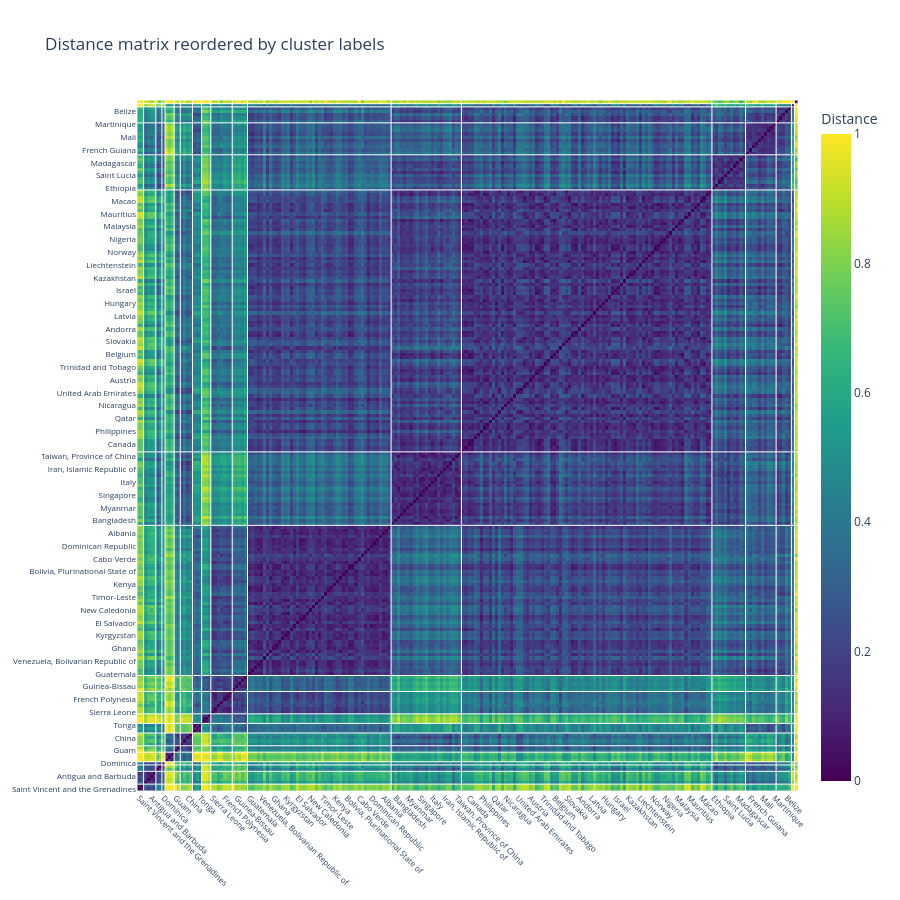

The cell this chart's notebook holds for it:
### Code cell
fig = go.Figure(
    data=go.Heatmap(
        z=D_ordered,
        x=names_ordered,
        y=names_ordered,
        colorscale="Viridis",
        colorbar=dict(title="Distance"),
        hovertemplate="Row: %{y}<br>Col: %{x}<br>Dist: %{z:.3f}<extra></extra>"
    )
)

fig.update_layout(
    title="Distance matrix reordered by cluster labels",
    xaxis=dict(
        tickangle=45,
        tickfont=dict(size=8),
        automargin=True
    ),
    yaxis=dict(
        tickfont=dict(size=8),
        automargin=True
    ),
    width=900,
    height=900
)
# cluster boundaries
changes = np.where(np.diff(labels_ordered) != 0)[0] + 1

for c in changes:
    fig.add_shape(
        type="line",
        x0=-0.5, x1=len(names_ordered)-0.5,
        y0=c-0.5, y1=c-0.5,
        line=dict(color="white", width=1)
    )
    fig.add_shape(
        type="line",
        x0=c-0.5, x1=c-0.5,
        y0=-0.5, y1=len(names_ordered)-0.5,
        line=dict(color="white", width=1)
    )

fig.show()

### Figure 1 — Plotly figure (JSON) as saved in the notebook; plotly's stock layout.template omitted (floating-point values rounded to 4 significant figures; data arrays with more than 128 entries replaced by an {"elided": "..."} marker saying what was removed)
{"data": [{"colorbar": {"title": {"text": "Distance"}}, "colorscale": [[0.0, "#440154"], [0.1111, "#482878"], [0.2222, "#3e4989"], [0.3333, "#31688e"], [0.4444, "#26828e"], [0.5556, "#1f9e89"], [0.6667, "#35b779"], [0.7778, "#6ece58"], [0.8889, "#b5de2b"], [1.0, "#fde725"]], "hovertemplate": "Row: %{y}<br>Col: %{x}<br>Dist: %{z:.3f}<extra></extra>", "x": {"elided": "216 str values"}, "y": {"elided": "216 str values"}, "z": {"elided": "216x216 float values"}, "type": "heatmap"}], "layout": {"xaxis": {"tickfont": {"size": 8}, "tickangle": 45, "automargin": true}, "yaxis": {"tickfont": {"size": 8}, "automargin": true}, "title": {"text": "Distance matrix reordered by cluster labels"}, "width": 900, "height": 900, "shapes": [{"line": {"color": "white", "width": 1}, "type": "line", "x0": -0.5, "x1": 215.5, "y0": 1.5, "y1": 1.5}, {"line": {"color": "white", "width": 1}, "type": "line", "x0": 1.5, "x1": 1.5, "y0": -0.5, "y1": 215.5}, {"line": {"color": "white", "width": 1}, "type": "line", "x0": -0.5, "x1": 215.5, "y0": 5.5, "y1": 5.5}, {"line": {"color": "white", "width": 1}, "type": "line", "x0": 5.5, "x1": 5.5, "y0": -0.5, "y1": 215.5}, {"line": {"color": "white", "width": 1}, "type": "line", "x0": -0.5, "x1": 215.5, "y0": 7.5, "y1": 7.5}, {"line": {"color": "white", "width": 1}, "type": "line", "x0": 7.5, "x1": 7.5, "y0": -0.5, "y1": 215.5}, {"line": {"color": "white", "width": 1}, "type": "line", "x0": -0.5, "x1": 215.5, "y0": 8.5, "y1": 8.5}, {"line": {"color": "white", "width": 1}, "type": "line", "x0": 8.5, "x1": 8.5, "y0": -0.5, "y1": 215.5}, {"line": {"color": "white", "width": 1}, "type": "line", "x0": -0.5, "x1": 215.5, "y0": 11.5, "y1": 11.5}, {"line": {"color": "white", "width": 1}, "type": "line", "x0": 11.5, "x1": 11.5, "y0": -0.5, "y1": 215.5}, {"line": {"color": "white", "width": 1}, "type": "line", "x0": -0.5, "x1": 215.5, "y0": 13.5, "y1": 13.5}, {"line": {"color": "white", "width": 1}, "type": "line", "x0": 13.5, "x1": 13.5, "y0": -0.5, "y1": 215.5}, {"line": {"color": "white", "width": 1}, "type": "line", "x0": -0.5, "x1": 215.5, "y0": 17.5, "y1": 17.5}, {"line": {"color": "white", "width": 1}, "type": "line", "x0": 17.5, "x1": 17.5, "y0": -0.5, "y1": 215.5}, {"line": {"color": "white", "width": 1}, "type": "line", "x0": -0.5, "x1": 215.5, "y0": 20.5, "y1": 20.5}, {"line": {"color": "white", "width": 1}, "type": "line", "x0": 20.5, "x1": 20.5, "y0": -0.5, "y1": 215.5}, {"line": {"color": "white", "width": 1}, "type": "line", "x0": -0.5, "x1": 215.5, "y0": 23.5, "y1": 23.5}, {"line": {"color": "white", "width": 1}, "type": "line", "x0": 23.5, "x1": 23.5, "y0": -0.5, "y1": 215.5}, {"line": {"color": "white", "width": 1}, "type": "line", "x0": -0.5, "x1": 215.5, "y0": 30.5, "y1": 30.5}, {"line": {"color": "white", "width": 1}, "type": "line", "x0": 30.5, "x1": 30.5, "y0": -0.5, "y1": 215.5}, {"line": {"color": "white", "width": 1}, "type": "line", "x0": -0.5, "x1": 215.5, "y0": 35.5, "y1": 35.5}, {"line": {"color": "white", "width": 1}, "type": "line", "x0": 35.5, "x1": 35.5, "y0": -0.5, "y1": 215.5}, {"line": {"color": "white", "width": 1}, "type": "line", "x0": -0.5, "x1": 215.5, "y0": 82.5, "y1": 82.5}, {"line": {"color": "white", "width": 1}, "type": "line", "x0": 82.5, "x1": 82.5, "y0": -0.5, "y1": 215.5}, {"line": {"color": "white", "width": 1}, "type": "line", "x0": -0.5, "x1": 215.5, "y0": 105.5, "y1": 105.5}, {"line": {"color": "white", "width": 1}, "type": "line", "x0": 105.5, "x1": 105.5, "y0": -0.5, "y1": 215.5}, {"line": {"color": "white", "width": 1}, "type": "line", "x0": -0.5, "x1": 215.5, "y0": 187.5, "y1": 187.5}, {"line": {"color": "white", "width": 1}, "type": "line", "x0": 187.5, "x1": 187.5, "y0": -0.5, "y1": 215.5}, {"line": {"color": "white", "width": 1}, "type": "line", "x0": -0.5, "x1": 215.5, "y0": 198.5, "y1": 198.5}, {"line": {"color": "white", "width": 1}, "type": "line", "x0": 198.5, "x1": 198.5, "y0": -0.5, "y1": 215.5}, {"line": {"color": "white", "width": 1}, "type": "line", "x0": -0.5, "x1": 215.5, "y0": 208.5, "y1": 208.5}, {"line": {"color": "white", "width": 1}, "type": "line", "x0": 208.5, "x1": 208.5, "y0": -0.5, "y1": 215.5}, {"line": {"color": "white", "width": 1}, "type": "line", "x0": -0.5, "x1": 215.5, "y0": 213.5, "y1": 213.5}, {"line": {"color": "white", "width": 1}, "type": "line", "x0": 213.5, "x1": 213.5, "y0": -0.5, "y1": 215.5}, {"line": {"color": "white", "width": 1}, "type": "line", "x0": -0.5, "x1": 215.5, "y0": 214.5, "y1": 214.5}, {"line": {"color": "white", "width": 1}, "type": "line", "x0": 214.5, "x1": 214.5, "y0": -0.5, "y1": 215.5}]}}
